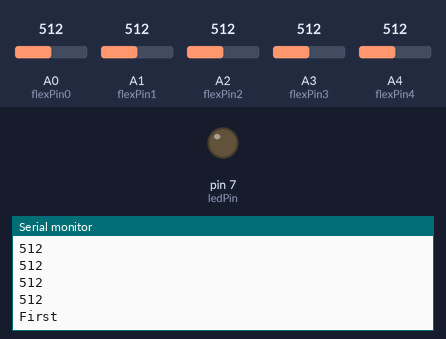
Simulated run of this sketch. Board: Arduino Uno, built with avr-gcc and run on an emulated ATmega328P. Shown: output pins drawn as LEDs (lit = HIGH), the last lines printed to the serial monitor. Inputs (shaded band) come from the test bench; at power-on: A0 (flexPin0) = 512, A1 (flexPin1) = 512, A2 (flexPin2) = 512, A3 (flexPin3) = 512, A4 (flexPin4) = 512.

Above: at 1.8 s.
1.9 s: A0 (flexPin0) set to 1001
3.4 s: A0 (flexPin0) set to 1022
At 4.8 s:
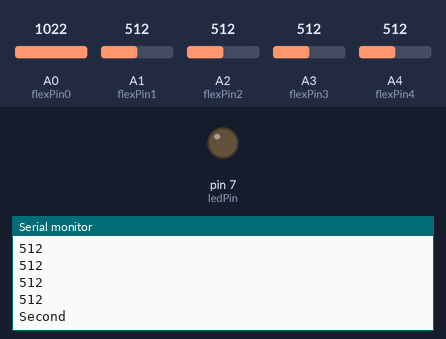
6.5 s: A1 (flexPin1) set to 990
8.0 s: A1 (flexPin1) set to 1021
At 8.4 s:
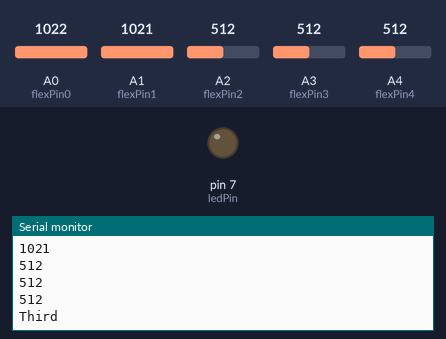
10.5 s: A2 (flexPin2) set to 999
12.0 s: A2 (flexPin2) set to 1022
At 12.8 s:
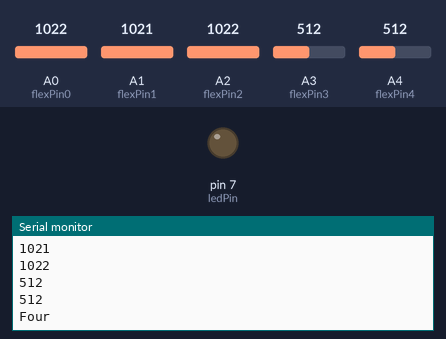
Timing chart, 0 to 15.0 s (numbered marks = the images above; inputs shaded):
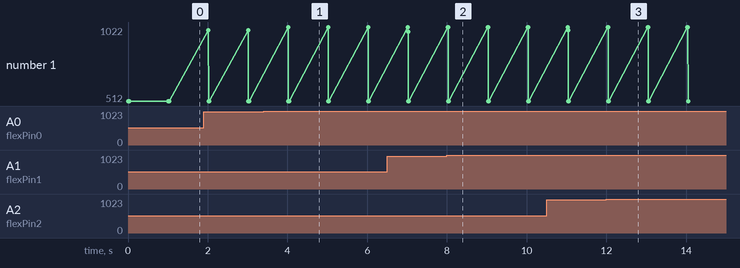

The sketch:

tryflex1.ino
```cpp
const int flexPin0 = A0;
const int flexPin1 = A1;
 const int flexPin2 = A2;
 const int flexPin3 = A3;
 const int flexPin4 = A4;
   int flexValue00;
  int flexValue11;
const int ledPin = 7;

void setup()
{
  Serial.begin(9600);
  pinMode(ledPin,OUTPUT);
}

void loop()
{
  int flexValue0=0;
  int flexValue1=0;
  int flexValue2=0;
  int flexValue3=0;
  int flexValue4=0;
  flexValue0 = analogRead(flexPin0);
  flexValue1 = analogRead(flexPin1);
  flexValue2 = analogRead(flexPin2);
  flexValue3 = analogRead(flexPin3);
  flexValue4 = analogRead(flexPin4);
  Serial.println("sensor: ");
  Serial.println(flexValue0);
  Serial.println(flexValue1);
  Serial.println(flexValue2);
  Serial.println(flexValue3);
  Serial.println(flexValue4);
  //Serial.println("END");


   if(flexValue0<=1011)
  {
    Serial.println("First");
    flexValue0=1023;
    flexValue1=1023;
  }
   else if(flexValue1<=1007)
  {
    Serial.println("Second");
    flexValue2=1023;
    flexValue3=1023;
  }
   else if(flexValue2<=1008)
  {
    Serial.println("Third");
  }
   else if(flexValue3<=1012)
  {
    Serial.println("Four");
  }

   else if(flexValue4<=1008)
  {
    Serial.println("Fifth");
  }

  else
  {
    Serial.println("Try Again...!");
  }


  delay(1000);
  Serial.flush();
}
```

Measured:
- the behaviour switches between 1011 and 1012 on A0 (flexPin0) (found by bisection; images 0 and 1)
- the behaviour switches between 1007 and 1008 on A1 (flexPin1) (found by bisection; images 1 and 2)
- the behaviour switches between 1008 and 1009 on A2 (flexPin2) (found by bisection; images 2 and 3)
- after the input at 3.4 s, the serial monitor: prints a new line after 0.62 s (image 1)
- after the input at 8.0 s, the serial monitor: prints a new line at once (image 2)
- after the input at 12.0 s, the serial monitor: prints a new line after 0.06 s (image 3)
